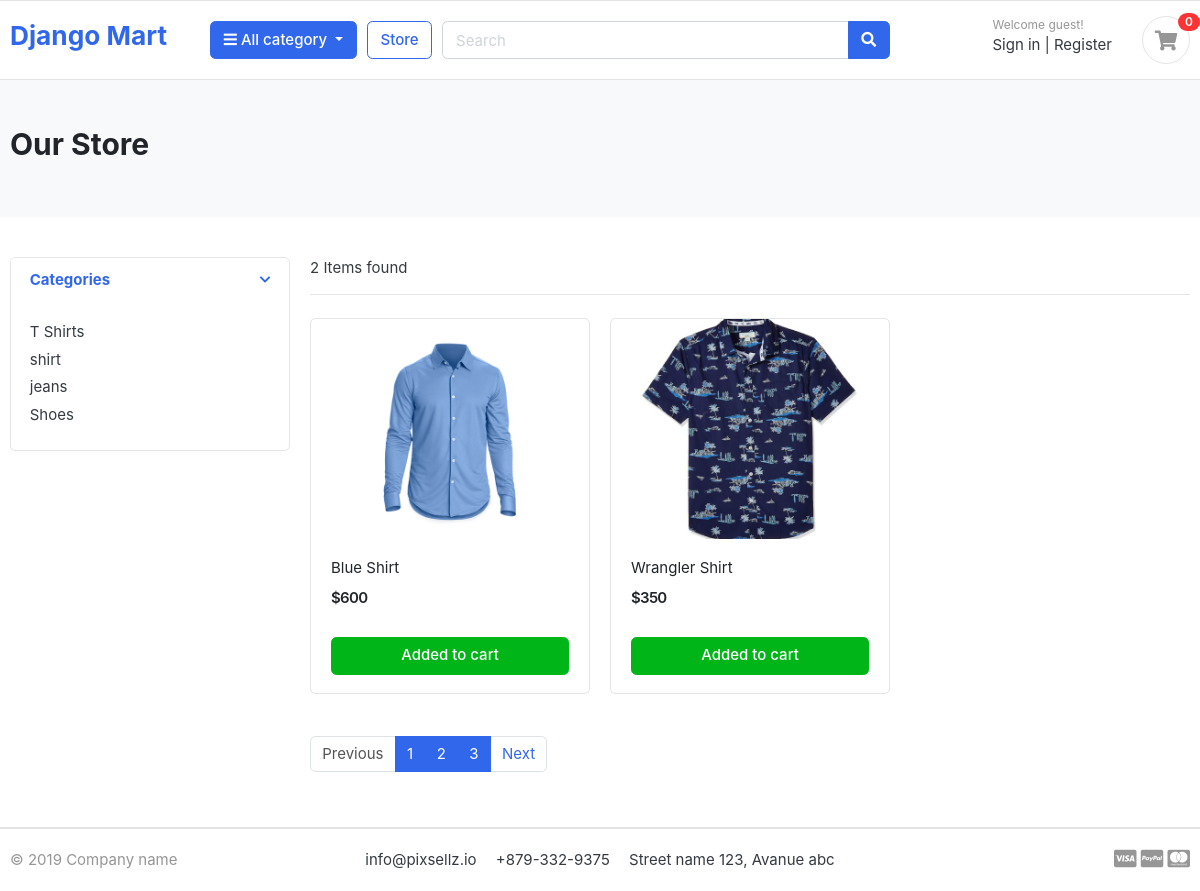
/store/, run on the app's committed database.
### category/models.py (models this page shows, shortened)
class Category(models.Model):
    category_name = models.CharField(max_length= 50, unique=True)
    slug = models.SlugField(max_length=100, unique=True)
    description = models.TextField(max_length=255, blank=True)
    cat_image = models.ImageField(upload_to='photos/categories', blank=True)

### store/models.py (models this page shows, shortened)
class Product(models.Model):
    product_name = models.CharField(max_length=100, unique=True)
    slug = models.SlugField(max_length=200, unique=True)
    description = models.TextField(max_length=500, blank=True)
    price = models.IntegerField()
    images = models.ImageField(upload_to='photos/products')
    stock = models.IntegerField()
    is_available = models.BooleanField(default=True)
    category = models.ForeignKey(Category, on_delete=models.CASCADE)
    created_date = models.DateTimeField(auto_now_add=True)
    modified_date = models.DateTimeField(auto_now=True)

### store/views.py (the view)
# urls.py: path('store/', include('store.urls')),
def store(request, category_slug=None):
    if category_slug:
        category = get_object_or_404(Category, slug=category_slug)
        products = Product.objects.filter(is_available = True, category = category)
        page = request.GET.get('page')
        paginator = Paginator(products, 1) # Paginator(objects, per page e kotogula product dekhte chai)
        paged_product = paginator.get_page(page)
    else:
        products = Product.objects.filter(is_available = True)
        page = request.GET.get('page')
        paginator = Paginator(products, 2) # Paginator(objects, per page e kotogula product dekhte chai)
        paged_product = paginator.get_page(page)
    categories = Category.objects.all()
    context = {'products':paged_product, 'categories':categories}
    return render(request, 'store/store.html', context)

### store/templates/store/store.html
{% extends "base.html" %}
{% block body %}
<section class="section-pagetop bg">
	<div class="container">
		<h2 class="title-page">Our Store</h2>
	</div>
	</section>
	<section class="section-content padding-y">
	<div class="container">
	<div class="row">
		<aside class="col-md-3">
	<div class="card">
		<article class="filter-group">
			<header class="card-header">
				<a href="#" data-toggle="collapse" data-target="#collapse_1" aria-expanded="true" class="">
					<i class="icon-control fa fa-chevron-down"></i>
					<h6 class="title">Categories</h6>
				</a>
			</header>
			<div class="filter-content collapse show" id="collapse_1">
				<div class="card-body">
					<ul class="list-menu">
					{% for i in categories %}
						<li><a href="{% url 'products_by_category' i.slug %}">{{i.category_name}}</a></li>
					{% endfor %}
					</ul>
				</div>
			</div>
		</article>
	</div>
		</aside>
		<main class="col-md-9">
	<header class="border-bottom mb-4 pb-3">
			<div class="form-inline">
				<span class="mr-md-auto">{{products | length}} Items found </span>
			</div>
	</header>
	<div class="row">
		{% for item in products %}
		<div class="col-md-4">
			<figure class="card card-product-grid">
				<div class="img-wrap">
					<img src="{{item.images.url}}">
				</div>
				<figcaption class="info-wrap">
					<div class="fix-height">
						<a href="{% url 'product_detail' item.category.slug item.slug %}" class="title">{{item.product_name}}</a>
						<div class="price-wrap mt-2">
							<span class="price">${{item.price}}</span>
						</div>
					</div>
					<a href="#" class="btn btn-block btn-success">Added to cart </a>
				</figcaption>
			</figure>
		</div>
		{% endfor %}
	</div>
	<nav class="mt-4" aria-label="Page navigation sample">
	  <ul class="pagination">
		{% if products.has_previous %}
		<li class="page-item"><a class="page-link" href="?page={{products.previous_page_number}}">Previous</a></li>
		{%else%}
		<li class="page-item disabled"><a class="page-link" href="#">Previous</a></li>
		{% endif %}
		{% for i in products.paginator.page_range %}
		<li class="page-item active"><a class="page-link" href="?page={{i}}">{{i}}</a></li>
		{% endfor %}
		{% if products.has_next %}
		<li class="page-item"><a class="page-link" href="?page={{products.next_page_number}}">Next</a></li>
		{%else%}
		<li class="page-item disabled"><a class="page-link" href="#">Next</a></li>
		{% endif %}
	  </ul>
	</nav>
		</main>
	</div>
	</div>
	</section>
{% endblock  %}

### static/css/ui.css (style rules this page uses)
html { font-family: "Inter", sans-serif; font-size: 15px; }
.img-wrap { text-align: center; display: block; }
.img-wrap img { max-width: 100%; }
.price-wrap { letter-spacing: -0.7px; }
.padding-y { padding-top: 40px; padding-bottom: 40px; }
figure { margin-bottom: 0; }
article:after, .form-group:after { display: block; clear: both; content: ""; }
.bg { background-color: #f8f9fa; }
.title-page { color: #212529; }
[class*=list-] li:after { visibility: hidden; display: block; content: ""; overflow: hidden; height: 0; clear: both; }
.list-menu { list-style: none; margin: 0; padding-left: 0; }
.list-menu li { margin-bottom: 5px; }
.list-menu a { color: #343a40; }
[class*=card-product] a.title { color: #212529; display: block; }
[class*=card-product] .img-wrap { overflow: hidden; position: relative; }
[class*=card-product] .img-wrap img { height: 100%; max-width: 100%; width: auto; display: inline-block; -o-object-fit: cover; object-fit: cover; }
.card-product-grid { margin-bottom: 20px; }
.card-product-grid .img-wrap { border-radius: 0.2rem 0.2rem 0 0; height: 220px; }
.card-product-grid .info-wrap { overflow: hidden; padding: 18px 20px; }
.card-product-grid .fix-height { height: 80px; overflow: hidden; }
.card .img-wrap { overflow: hidden; }
.price { font-weight: 600; color: #212529; }
.icon-control { margin-top: 5px; float: right; font-size: 80%; }
.card-header .title { margin-bottom: 0; line-height: 1.5; }
.filter-group { border-bottom: 1px solid #e4e4e4; }
.filter-group .card-header { border-bottom: 0; }
.filter-group:last-child { border-bottom: 0; }
.section-pagetop { padding: 45px 0; }

### data on the page
Category: category_name "T Shirts"
Category: category_name "shirt"
Category: category_name "jeans"
Category: category_name "Shoes"
Product: images (picture), product_name "Blue Shirt", price "600"
Product: images (picture), product_name "Wrangler Shirt", price "350"

### other printed values
{{ products | length }} "2"
{{ i }} "1" "2" "3"
